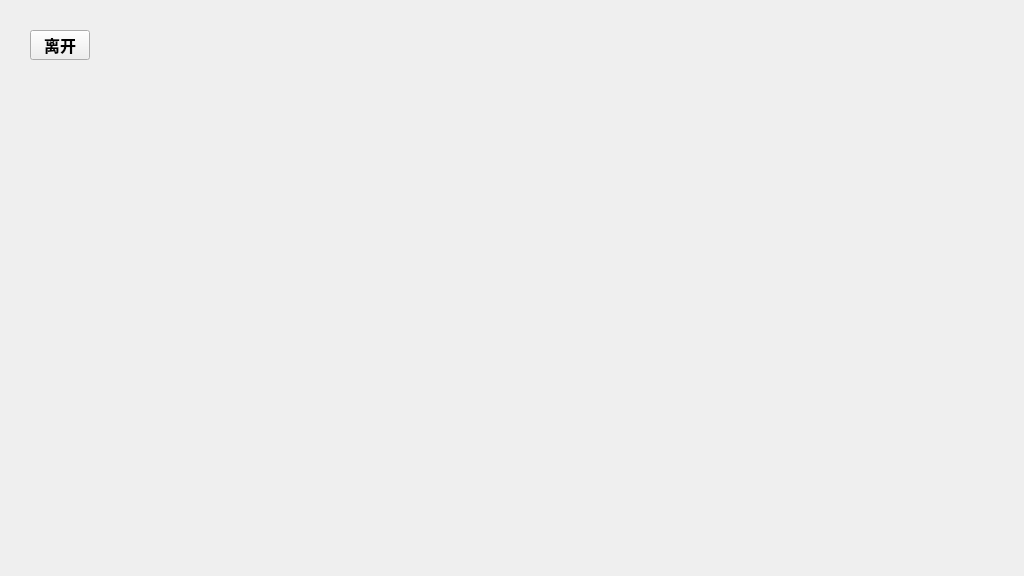
<?xml version="1.0" encoding="UTF-8"?>
<ui version="4.0">
 <class>scene</class>
 <widget class="QWidget" name="scene">
  <property name="geometry">
   <rect>
    <x>0</x>
    <y>0</y>
    <width>1024</width>
    <height>576</height>
   </rect>
  </property>
  <property name="windowTitle">
   <string>Form</string>
  </property>
  <widget class="QPushButton" name="pushButton">
   <property name="geometry">
    <rect>
     <x>30</x>
     <y>30</y>
     <width>60</width>
     <height>30</height>
    </rect>
   </property>
   <property name="font">
    <font>
     <pointsize>12</pointsize>
     <bold>true</bold>
    </font>
   </property>
   <property name="text">
    <string>离开</string>
   </property>
   <property name="shortcut">
    <string>Del</string>
   </property>
  </widget>
 </widget>
 <resources/>
 <connections/>
</ui>
